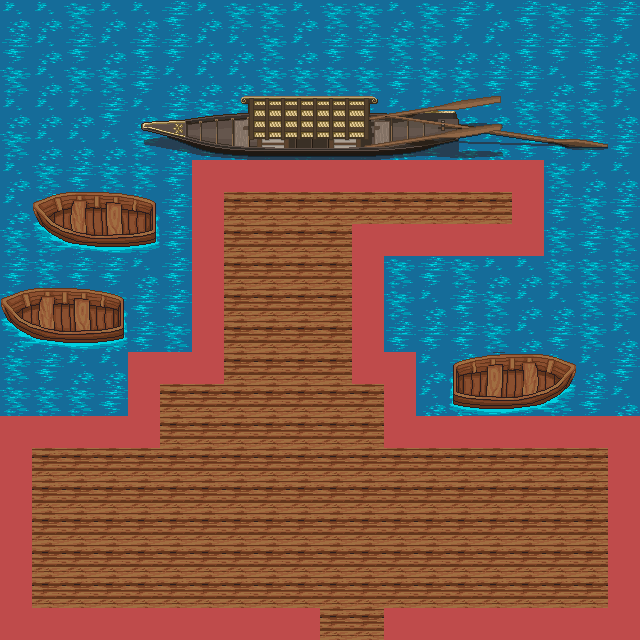

Rendered tile map (Tiled .tmx) drawn with the repository's tilesets; below, a short description and the full map source, tile grids included:
An orthogonal 20x20 tile map with 32x32 px tiles, 4 tile layers (base, Tile Layer 1, Tile Layer 3, red), 3 tilesets.

<map version="1.0" tiledversion="1.1.5" orientation="orthogonal" renderorder="right-down" width="20" height="20" tilewidth="32" tileheight="32" infinite="0" nextobjectid="1">
 <tileset firstgid="1" source="../assets/Terrain.tsx" />
 <tileset firstgid="1025" source="../assets/obj_misk_atlas.tsx" />
 <tileset firstgid="2049" source="../assets/castlefloors.tsx" />
 <layer name="base" width="20" height="20">
  <data encoding="csv">
1157,1157,1157,1157,1157,1157,1157,1157,1157,1157,1157,1157,1157,1157,1157,1157,1157,1157,1157,1157,
1157,1157,1157,1157,1157,1157,1157,1157,1157,1157,1157,1157,1157,1157,1157,1157,1157,1157,1157,1157,
1157,1157,1157,1157,1157,1157,1157,1157,1157,1157,1157,1157,1157,1157,1157,1157,1157,1157,1157,1157,
1157,1157,1157,1157,1157,1157,1157,1157,1157,1157,1157,1157,1157,1157,1157,1157,1157,1157,1157,1157,
1157,1157,1157,1157,1157,1157,1157,1157,1157,1157,1157,1157,1157,1157,1157,1157,1157,1157,1157,1157,
1157,1157,1157,1157,1157,1157,1157,1157,1157,1157,1157,1157,1157,1157,1157,1157,1157,1157,1157,1157,
1157,1157,1157,1157,1157,1157,1157,1157,1157,1157,1157,1157,1157,1157,1157,1157,1157,1157,1157,1157,
1157,1157,1157,1157,1157,1157,1157,1157,1157,1157,1157,1157,1157,1157,1157,1157,1157,1157,1157,1157,
1157,1157,1157,1157,1157,1157,1157,1157,1157,1157,1157,1157,1157,1157,1157,1157,1157,1157,1157,1157,
1157,1157,1157,1157,1157,1157,1157,1157,1157,1157,1157,1157,1157,1157,1157,1157,1157,1157,1157,1157,
1157,1157,1157,1157,1157,1157,1157,1157,1157,1157,1157,1157,1157,1157,1157,1157,1157,1157,1157,1157,
1157,1157,1157,1157,1157,1157,1157,1157,1157,1157,1157,1157,1157,1157,1157,1157,1157,1157,1157,1157,
1157,1157,1157,1157,1157,1157,1157,1157,1157,1157,1157,1157,1157,1157,1157,1157,1157,1157,1157,1157,
1157,1157,1157,1157,1157,1157,1157,1157,1157,1157,1157,1157,1157,1157,1157,1157,1157,1157,1157,1157,
1157,1157,1157,1157,1157,1157,1157,1157,1157,1157,1157,1157,1157,1157,1157,1157,1157,1157,1157,1157,
1157,1157,1157,1157,1157,1157,1157,1157,1157,1157,1157,1157,1157,1157,1157,1157,1157,1157,1157,1157,
1157,1157,1157,1157,1157,1157,1157,1157,1157,1157,1157,1157,1157,1157,1157,1157,1157,1157,1157,1157,
1157,1157,1157,1157,1157,1157,1157,1157,1157,1157,1157,1157,1157,1157,1157,1157,1157,1157,1157,1157,
1157,1157,1157,1157,1157,1157,1157,1157,1157,1157,1157,1157,1157,1157,1157,1157,1157,1157,1157,1157,
1157,1157,1157,1157,1157,1157,1157,1157,1157,1157,1157,1157,1157,1157,1157,1157,1157,1157,1157,1157
</data>
 </layer>
 <layer name="Tile Layer 1" width="20" height="20">
  <data encoding="csv">
189,189,190,189,189,188,189,190,190,189,190,190,189,190,188,189,188,190,188,188,
188,189,188,189,188,188,189,189,190,189,188,188,190,190,189,189,188,188,188,189,
190,189,190,190,188,189,189,189,190,190,190,190,188,190,190,188,188,189,188,190,
189,189,189,188,189,188,190,190,188,190,189,189,189,189,189,189,190,190,190,189,
190,189,189,189,190,189,188,190,188,190,188,188,189,188,189,189,188,188,188,188,
189,190,188,190,190,188,188,189,189,188,190,188,190,189,190,188,188,190,189,189,
189,188,188,190,189,188,189,190,188,188,188,188,189,189,189,189,190,188,190,188,
190,190,188,188,188,188,190,190,188,190,190,188,188,188,189,189,188,190,188,190,
188,190,188,188,189,188,188,189,188,189,188,188,190,188,190,189,189,190,190,190,
190,189,188,190,188,188,188,188,188,188,188,188,190,189,188,190,189,189,190,190,
189,188,190,189,188,190,189,190,190,188,189,188,188,188,188,190,189,188,190,189,
190,188,189,189,190,189,189,190,189,188,190,190,190,189,188,188,189,189,189,188,
190,190,190,188,190,190,189,190,190,189,189,188,188,189,189,188,188,190,188,189,
190,188,190,188,188,190,188,189,189,188,189,188,190,189,190,190,189,188,190,190,
188,189,189,190,190,188,188,190,190,190,188,190,188,188,189,189,188,190,188,190,
190,188,188,188,190,188,189,190,190,188,189,189,189,190,188,189,189,190,190,189,
190,189,190,188,189,189,188,190,189,189,189,188,189,189,188,189,188,189,189,189,
189,188,190,189,189,190,190,190,189,188,189,188,189,190,189,188,190,188,188,189,
189,188,190,188,189,189,190,190,189,190,190,189,189,189,189,190,189,190,190,188,
188,190,190,189,188,190,189,190,188,189,189,188,188,189,189,189,189,189,189,189
</data>
 </layer>
 <layer name="Tile Layer 3" width="20" height="20">
  <data encoding="csv">
0,0,0,0,0,0,0,0,0,0,0,0,0,0,0,0,0,0,0,0,
0,0,0,0,0,0,0,0,0,0,0,0,0,0,0,0,0,0,0,0,
0,0,0,0,0,0,0,0,0,0,0,0,0,0,0,0,0,0,0,0,
0,0,0,0,1766,1767,1768,1769,1770,1771,1772,1773,1774,1775,1776,1777,1778,1779,1780,0,
0,0,0,0,1798,1799,1800,1801,1802,1803,1804,1805,1806,1807,1808,1809,1810,1811,1812,0,
0,0,0,0,0,0,1485,1486,1486,1486,1486,1486,1486,1486,1486,1486,1487,0,0,0,
0,1896,1897,1898,1899,0,1517,1518,1518,1518,1518,1518,1518,1518,1518,1518,1519,0,0,0,
0,1928,1929,1930,1931,0,1517,1518,1518,1518,1518,1518,1518,1518,1518,1518,1519,0,0,0,
0,0,0,0,0,0,1517,1518,1518,1518,1518,1519,0,0,0,0,0,0,0,0,
1896,1897,1898,1899,0,0,1517,1518,1518,1518,1518,1519,0,0,0,0,0,0,0,0,
1928,1929,1930,1931,0,0,1517,1518,1518,1518,1518,1519,0,0,0,0,0,0,0,0,
0,0,0,0,0,0,1517,1518,1518,1518,1518,1519,0,0,1900,1901,1902,1903,0,0,
0,0,0,0,1418,1518,1518,1518,1518,1518,1518,1518,1420,0,1932,1933,1934,1935,0,0,
1486,1486,1486,1486,1418,1518,1518,1518,1518,1518,1518,1518,1420,1486,1486,1486,1486,1486,1486,1486,
1518,1518,1518,1518,1518,1518,1518,1518,1518,1518,1518,1518,1518,1518,1518,1518,1518,1518,1518,1518,
1518,1518,1518,1518,1518,1518,1518,1518,1518,1518,1518,1518,1518,1518,1518,1518,1518,1518,1518,1518,
1518,1518,1518,1518,1518,1518,1518,1518,1518,1518,1518,1518,1518,1518,1518,1518,1518,1518,1518,1518,
1518,1518,1518,1518,1518,1518,1518,1518,1518,1518,1518,1518,1518,1518,1518,1518,1518,1518,1518,1518,
1518,1518,1518,1518,1518,1518,1518,1518,1518,1518,1518,1518,1518,1518,1518,1518,1518,1518,1518,1518,
1518,1518,1518,1518,1518,1518,1518,1518,1518,1518,1518,1518,1518,1518,1518,1518,1518,1518,1518,1518
</data>
 </layer>
 <layer name="red" width="20" height="20">
  <data encoding="csv">
0,0,0,0,0,0,0,0,0,0,0,0,0,0,0,0,0,0,0,0,
0,0,0,0,0,0,0,0,0,0,0,0,0,0,0,0,0,0,0,0,
0,0,0,0,0,0,0,0,0,0,0,0,0,0,0,0,0,0,0,0,
0,0,0,0,0,0,0,0,0,0,0,0,0,0,0,0,0,0,0,0,
0,0,0,0,0,0,0,0,0,0,0,0,0,0,0,0,0,0,0,0,
0,0,0,0,0,0,2121,2121,2121,2121,2121,2121,2121,2121,2121,2121,2121,0,0,0,
0,0,0,0,0,0,2121,0,0,0,0,0,0,0,0,0,2121,0,0,0,
0,0,0,0,0,0,2121,0,0,0,0,2121,2121,2121,2121,2121,2121,0,0,0,
0,0,0,0,0,0,2121,0,0,0,0,2121,0,0,0,0,0,0,0,0,
0,0,0,0,0,0,2121,0,0,0,0,2121,0,0,0,0,0,0,0,0,
0,0,0,0,0,0,2121,0,0,0,0,2121,0,0,0,0,0,0,0,0,
0,0,0,0,2121,2121,2121,0,0,0,0,2121,2121,0,0,0,0,0,0,0,
0,0,0,0,2121,0,0,0,0,0,0,0,2121,0,0,0,0,0,0,0,
2121,2121,2121,2121,2121,0,0,0,0,0,0,0,2121,2121,2121,2121,2121,2121,2121,2121,
2121,0,0,0,0,0,0,0,0,0,0,0,0,0,0,0,0,0,0,2121,
2121,0,0,0,0,0,0,0,0,0,0,0,0,0,0,0,0,0,0,2121,
2121,0,0,0,0,0,0,0,0,0,0,0,0,0,0,0,0,0,0,2121,
2121,0,0,0,0,0,0,0,0,0,0,0,0,0,0,0,0,0,0,2121,
2121,0,0,0,0,0,0,0,0,0,0,0,0,0,0,0,0,0,0,2121,
2121,2121,2121,2121,2121,2121,2121,2121,2121,2121,0,0,2121,2121,2121,2121,2121,2121,2121,2121
</data>
 </layer>
</map>
